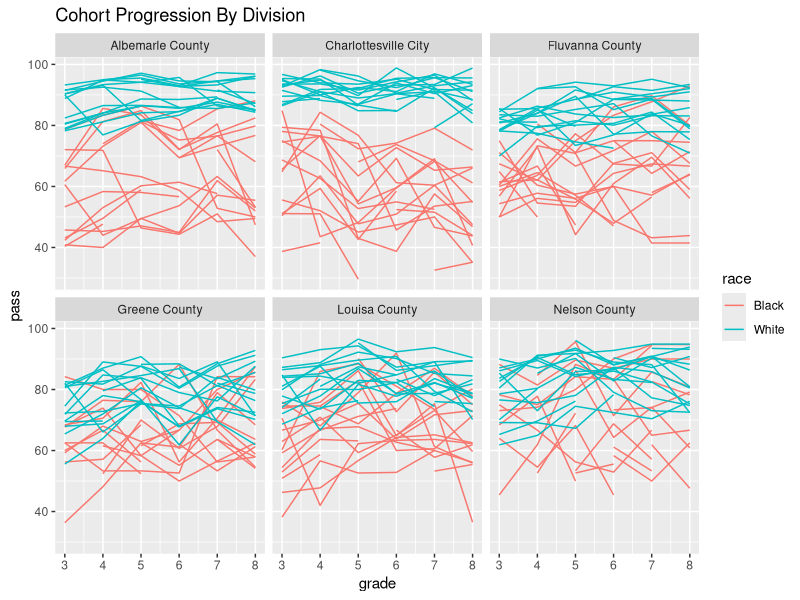
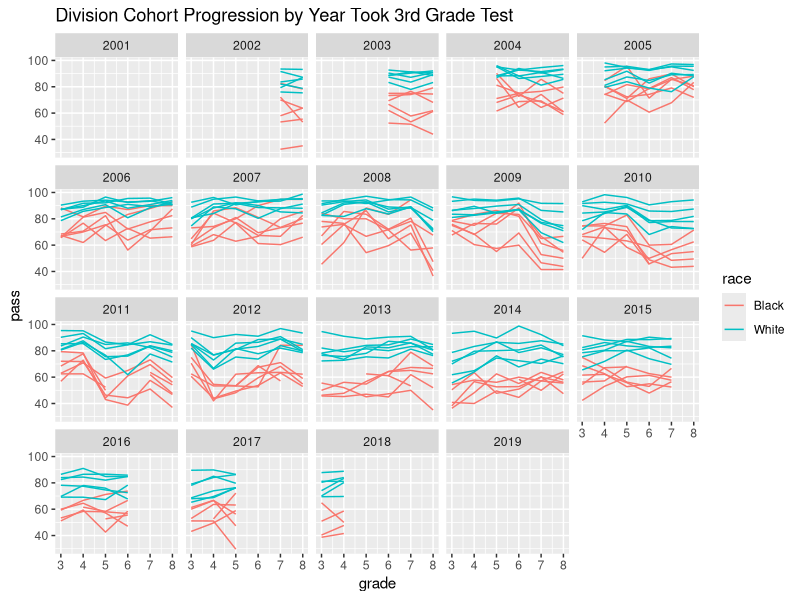
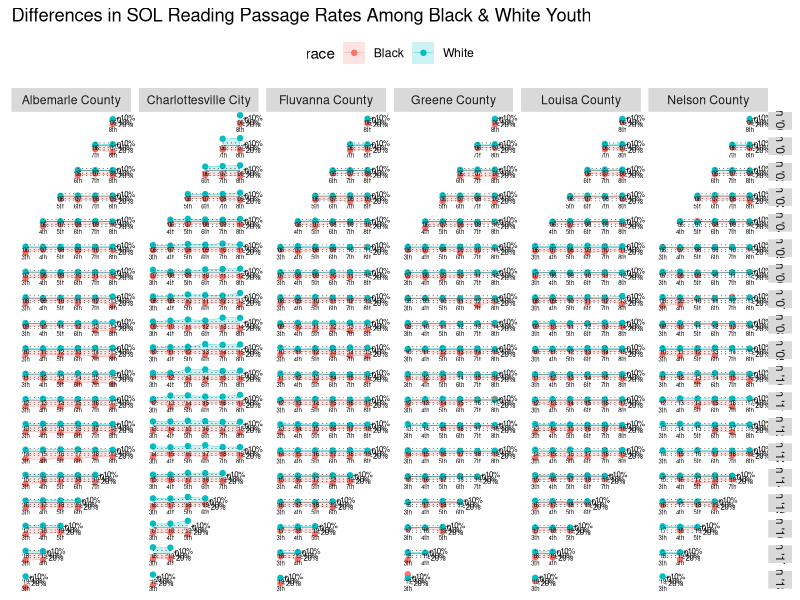
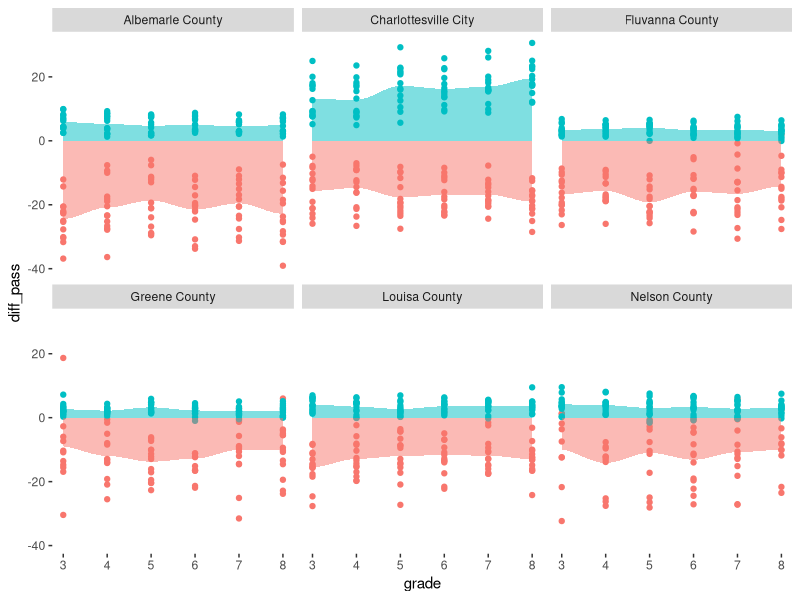
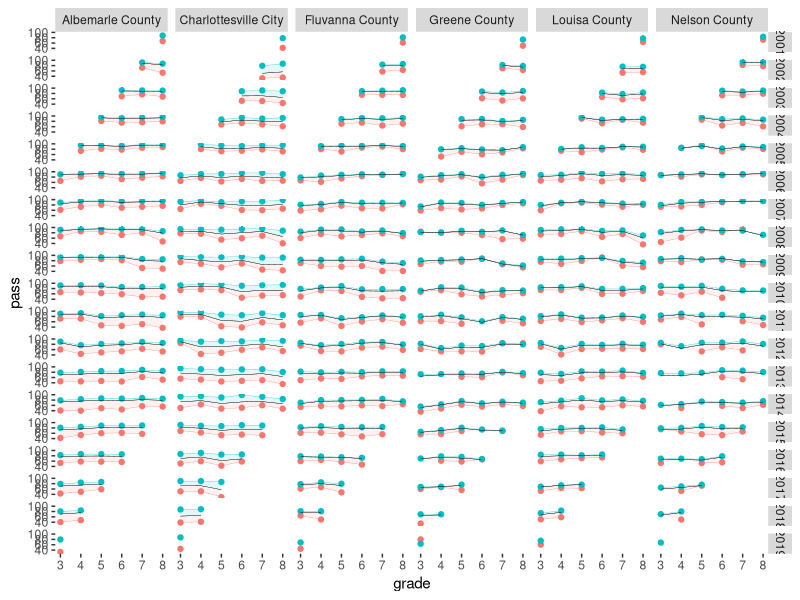
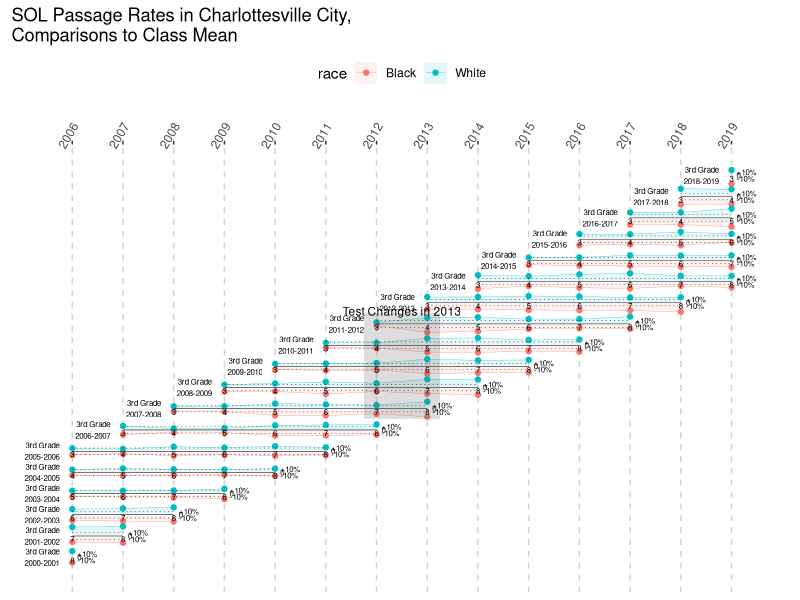
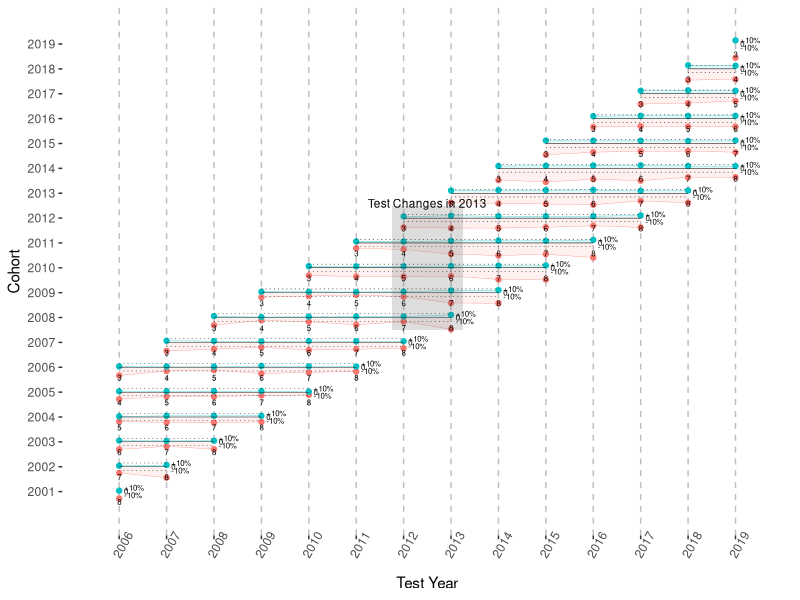

Recreate these plots in R, in order.
library(tidyverse)
library(RColorBrewer) 

# read in data
division <- read_csv("data/division_blackwhite.csv")
names(division) <- tolower(str_replace(names(division), " ", "_"))

division <- division %>% 
  mutate(ayear = as.numeric(str_sub(school_year, 6,9)),
         grade = as.numeric(str_sub(test_level, 7,7)),
         pass_rate = as.numeric(pass_rate),
         total_count = as.numeric(total_count),
         race = recode(race, "Black, not of Hispanic origin" = "Black",
                       "White, not of Hispanic origin" = "White"))


division_allraces <- read_csv("data/dvision_allraces.csv")
names(division_allraces) <- tolower(str_replace(names(division_allraces), " ", "_"))

division_allraces <- division_allraces %>% 
  mutate(ayear = as.numeric(str_sub(school_year, 6,9)),
         grade = as.numeric(str_sub(test_level, 7,7)))


# Calculate Race Cohorts -------------------------------------------------------
# This dataset puts the in wide format so they are easy to see. 

view_cohorts<-
division %>%
  select(division_name, race, grade, total = total_count, pass = pass_rate, ayear ) %>%
  arrange(division_name, race, grade, ayear) %>%
  mutate(min_grade = min(grade), 
         years_from_start = grade - min_grade,
         cohort = ayear - years_from_start) %>%           # Their cohort year is the year they ended 3rd grade
  arrange(division_name, race, cohort, grade, ayear) %>%
  select(-ayear, -total, -years_from_start) %>%
  spread(grade, pass ) %>%
  arrange(division_name, race, cohort)

View(view_cohorts)

race_cohorts <-
division %>%
  select(division_name, race, grade, total = total_count, pass = pass_rate, ayear ) %>%
  arrange(division_name, race, grade, ayear) %>%
  mutate(min_grade = min(grade), 
         years_from_start = grade - min_grade,
         cohort = ayear - years_from_start) %>%
  arrange(division_name, race, cohort, grade, ayear) %>%
  mutate(race_cohort = paste0(race,"_",cohort),
         race_division = paste0(race, "_", division_name),
         race_division_cohort = paste0(race, "_", division_name, "_", cohort))


ggplot(race_cohorts, aes(x = grade, y = pass, color = race, group = race_cohort)) +
  geom_line() +
  facet_wrap(~division_name) +
  ggtitle("Cohort Progression By Division")


ggplot(race_cohorts, aes(x = grade, y = pass, color = race, group = race_division)) +
  geom_line() +
  facet_wrap(~cohort) +
  ggtitle("Division Cohort Progression by Year Took 3rd Grade Test")



# Calculate Average Cohorts -----------------------------------------------

division_allraces %>%
  select(division_name,  grade, total = total_count, pass = pass_rate, ayear ) %>%
  arrange(division_name, grade, ayear) %>%
  mutate(min_grade = min(grade), 
         years_from_start = grade - min_grade,
         cohort = ayear - years_from_start) %>%           # Their cohort year is the year they ended 3rd grade
  arrange(division_name, cohort, grade, ayear) %>%
  select(-ayear, -total, -years_from_start) %>%
  spread(grade, pass ) %>%
  arrange(division_name,  cohort)

View(view_cohorts)

average_cohorts <-
  division_allraces %>%
  select(division_name,  grade, overall_total = total_count, avg_pass = pass_rate, ayear ) %>%
  arrange(division_name, grade, ayear) %>%
  mutate(min_grade = min(grade), 
         years_from_start = grade - min_grade,
         cohort = ayear - years_from_start) %>%           # Their cohort year is the year they ended 3rd grade
  arrange(division_name, cohort, grade, ayear)  %>%
  mutate(division_cohort = paste0( division_name, "_", cohort))

# Maybe a mean-adjusted Gap? ---------------------------------------------------------
cohorts <- 
  race_cohorts  %>%
  left_join(average_cohorts) %>%
  mutate(diff_pass = pass - avg_pass) %>%
  mutate(
         cohort_label = paste0("3rd in ", paste0( "'", substr(cohort -1, 3,4), "-'", substr(cohort, 3,4)))
         )

# View(cohorts)

p <-
ggplot(data = cohorts, 
       aes(x = grade, y = diff_pass,  group = race_division_cohort) ) +
  geom_point(aes( color = race)) +
  geom_line(aes(color = race), size = .1) + 
  geom_line(aes(x = grade, y = 0), size = .1, color = "black", inherit.aes= FALSE) + 
  geom_area( aes(fill=race), alpha=0.2) +
 # scale_y_continuous(limits = c(2000.2, 2019.5), breaks = seq(2001, 2019, 1) ) +
  scale_x_continuous(limits = c(2.5, 8.75), breaks = seq(3, 8, 1) ) +
  facet_grid(cohort_label ~division_name) +
#  theme_void() +
  theme(
    legend.position = "top",
    panel.background = element_rect(fill = "white"),
  #  panel.grid.major.x = element_line(linetype = "dashed", color = "grey"),
  #  axis.text.x = element_text(angle = 60)
  axis.line = element_blank(),
  axis.text = element_blank(),
  axis.title = element_blank(),
  axis.ticks = element_blank()
  
  ) +
  geom_line(data = cohorts, aes(x = grade, y =  - 10, group = race_division_cohort ),
            size = .1, 
            color = "black",
            linetype = "dotted",
            inherit.aes= FALSE
  ) +
  geom_line(data = cohorts, aes(x = grade, y =   10, group = race_division_cohort ),
            size = .1, 
            color = "black",
            linetype = "dotted",
            inherit.aes= FALSE
  ) +
  
  geom_line(data = cohorts, aes(x = grade, y =   -20, group = race_division_cohort ),
            size = .1, 
            color = "black",
            linetype = "dotted",
            inherit.aes= FALSE
  ) +
  geom_text(data = cohorts %>% arrange(division_name, cohort, desc(grade)) %>% 
              group_by(division_name, cohort) %>% 
              slice(1), aes(x = grade + .15, y = -10, label = "-10%") , 
            size = 2, 
            hjust = 0,
            inherit.aes= FALSE
  ) +
  geom_text(data = cohorts %>% arrange(division_name, cohort, desc(grade)) %>% 
              group_by(division_name, cohort) %>% 
              slice(1), aes(x = grade + .15, y = 10, label = "+10%") , size = 2, hjust = 0,
            inherit.aes= FALSE
  ) +
  geom_text(data = cohorts %>% arrange(division_name, cohort, desc(grade)) %>% 
              group_by(division_name, cohort) %>% 
              slice(1), aes(x = grade + .15, y = -20, label = "-20%") , size = 2, hjust = 0,
            inherit.aes= FALSE
  ) +
  geom_text(data = cohorts %>% arrange(division_name, cohort, desc(grade)) %>% 
              group_by(division_name, cohort) %>% 
              slice(1), aes(x = grade + .25, y = 0, label = "0") , size = 2, hjust = 0,
            inherit.aes= FALSE
  ) +
  geom_text(data = cohorts %>% filter(race == "White") %>% mutate(label = paste0( "'",substr(ayear, 3,4))), aes(x = grade, y = -.15, label = label) , size = 1.5, hjust = .5, vjust = 1,
            inherit.aes= FALSE
  ) +
  
  geom_text(data = cohorts %>% filter(race == "White") %>% mutate(label = paste0( grade, "th")), aes(x = grade, y = -31, label = label) , size = 1.5, hjust = .5, vjust = 1,
            inherit.aes= FALSE
  ) +
  
  geom_segment(data = cohorts %>% filter(race == "White"), aes(x = grade, xend = grade, y = -30, yend = -28), size = .2,
            inherit.aes = FALSE
  ) + coord_cartesian(clip = "off") +
  ggtitle("Differences in SOL Reading Passage Rates Among Black & White Youth")

jpeg(filename = "outputs/plots_sdp/area_plot.jpg", height = 82*72/1, width = 40*72/1, units = 'px', res = 300)

## The Plot ##
p   

## Include the annotations ##
# grid.text(
#   "Abbreviations: PA- Prior Authorization; ETE- Ending the HIV Epidemic; TDF/FTC- tenofovir disoproxil fumarate/emtricitabine; TAF/FTC- tenofovir alafenamide/emtricitabine",
#   x = 0.99,
#   y = 0.01,
#   gp = gpar(
#     fontsize = 10,
#     fontface = 3
#   ),
#   just = c("right", "bottom")
# )

dev.off()



# Maybe a Smoothed Gap? ---------------------------------------------------------
cohorts <- 
  race_cohorts  %>%
  left_join(average_cohorts) %>%
  mutate(diff_pass = pass - avg_pass)

View(cohorts)

p <-
  ggplot(data = filter(cohorts, 
                       cohort > 2000
                       #  cohort > 2005, 
                       #  cohort < 2015
  ), 
  aes(x = grade, y = diff_pass) ) +
  geom_point(aes( color = race)) +
  geom_line(aes(group = race_division_cohort ), size = .01)+
  stat_smooth(
    aes(fill = race),
    geom = 'area', method = 'loess', span = 1/3,
    alpha = 1/2 ) + 
  facet_wrap(~division_name)  +
  theme(
    legend.position = "none",
    panel.background = element_blank()
  )

jpeg(filename = "outputs/plots_sdp/snoothed_area_plot.jpg", height = 40*72/1, width = 40*72/1, units = 'px', res = 300)

## The Plot ##
p   

## Include the annotations ##
# grid.text(
#   "Abbreviations: PA- Prior Authorization; ETE- Ending the HIV Epidemic; TDF/FTC- tenofovir disoproxil fumarate/emtricitabine; TAF/FTC- tenofovir alafenamide/emtricitabine",
#   x = 0.99,
#   y = 0.01,
#   gp = gpar(
#     fontsize = 10,
#     fontface = 3
#   ),
#   just = c("right", "bottom")
# )

dev.off()



# What if the gap were not based on 0 -------------------------------------

cohorts <- 
  race_cohorts  %>%
  left_join(average_cohorts) %>%
  mutate(diff_pass = pass - avg_pass,
         pass_2 = case_when(
           is.na(pass) ~ avg_pass,
        #   pass == 0 ~ avg_pass,
           TRUE ~ pass
         ),
         grade_2 = case_when(
           is.na(pass) ~ grade,
           TRUE ~ grade
         )
  )

# View(cohorts)

p <-
  ggplot(data = filter(cohorts, 
                       cohort > 2000
                       #  cohort > 2005, 
                       #  cohort < 2015
  ), 
  aes(x = grade) ) +
  geom_point(aes(color = race, y = pass)) +
  geom_line(aes(color = race, y = pass,  group = race_division_cohort), size = .1) + 
  geom_line(aes(y = avg_pass,  group = race_division_cohort), size = .1, color = "black") + 
  #geom_segment( aes(color=race, xend = grade, y = avg_pass, yend = pass), alpha=0.4) +
  geom_polygon( data = data.frame(x = 
                              c(cohorts$grade_2, rev(cohorts$grade_2 )), 
                            y = c(cohorts$avg_pass, rev(cohorts$pass_2)), 
                            division_name = c(cohorts$division_name, rev(cohorts$division_name)),
                            race = c(cohorts$race, rev(cohorts$race)), 
                            cohort = c(cohorts$cohort, rev(cohorts$cohort)),
                            group = c(cohorts$race_division_cohort, rev(cohorts$race_division_cohort))
  ),
  aes(x = x, y = y,  group = group, fill = race), inherit.aes = FALSE,
  alpha = .1
  ) +
  # coord_polar() +
  # xlim(1, 8) +
  #ylim(-50, 50) +
  facet_grid(cohort ~ division_name) +
  # theme_void() +
  theme(
    legend.position = "none",
    panel.background = element_blank()
  )

jpeg(filename = "outputs/plots_sdp/area_plot_not_normed.jpg", height = 80*72/1, width = 40*72/1, units = 'px', res = 300)

## The Plot ##
p   

## Include the annotations ##
# grid.text(
#   "Abbreviations: PA- Prior Authorization; ETE- Ending the HIV Epidemic; TDF/FTC- tenofovir disoproxil fumarate/emtricitabine; TAF/FTC- tenofovir alafenamide/emtricitabine",
#   x = 0.99,
#   y = 0.01,
#   gp = gpar(
#     fontsize = 10,
#     fontface = 3
#   ),
#   just = c("right", "bottom")
# )

dev.off()



# Just C City -------------------------------------------------------------
scalefactor = 1.5

cohorts_ccity <- 
  race_cohorts  %>%
  left_join(average_cohorts) %>%
  filter(division_name == "Charlottesville City") %>%
  mutate(diff_pass = pass - avg_pass,
         diff_pass_2 = case_when(
           is.na(pass) ~ 0,
           #   pass == 0 ~ avg_pass,
           TRUE ~ diff_pass
         )
  ) %>%
  mutate(x = ayear,
         y = cohort + (diff_pass_2/100 * scalefactor),
         ymean = cohort)

# View(cohorts)
ccity_polygons <-
data.frame(x = 
             c(cohorts_ccity$x, rev(cohorts_ccity$x )), 
           y = c(cohorts_ccity$ymean, rev(cohorts_ccity$y)), 
           division_name = c(cohorts_ccity$division_name, rev(cohorts_ccity$division_name)),
           race = c(cohorts_ccity$race, rev(cohorts_ccity$race)), 
           cohort = c(cohorts_ccity$cohort, rev(cohorts_ccity$cohort)),
           group = c(cohorts_ccity$race_division_cohort, rev(cohorts_ccity$race_division_cohort))
)

p <-
  ggplot(data = filter(cohorts_ccity, 
                       #  cohort > 2005, 
                       #  cohort < 2015
  ), 
  aes(x = ayear) ) +
  geom_point(aes( y = y, color = race)) +
  geom_line(aes(y = y, group = race_division_cohort, color = race), size = .1) + 
  geom_line(aes(y = ymean, group = race_division_cohort), size = .1, color = "black") + 
  geom_polygon( data = ccity_polygons,
  aes(x = x, y = y,  group = group, fill = race), inherit.aes = FALSE,
  alpha = .1
  )  +
  
  # theme_void() +
 # labs(y = "Started 3rd Grade In", x = "Test Year") +
  annotate("rect", xmin = 2011.75, xmax = 2013.25, ymin = 2007.5, ymax = 2012.5,
           alpha = .2) +
 annotate("text", x = 2012.5, y = 2012.6, label = "Test Changes in 2013", size = 3, hjust = .5) +
 geom_line(data = cohorts_ccity, aes(x = ayear, y = ymean - .1 *scalefactor, group = race_division_cohort ),
           size = .1, 
           color = "black",
           linetype = "dotted"
           ) +
  geom_line(data = cohorts_ccity, aes(x = ayear, y = ymean + .1 *scalefactor, group = race_division_cohort ),
            size = .1, 
            color = "black",
            linetype = "dotted"
  ) +
  geom_text(data = cohorts_ccity %>% arrange(cohort, desc(grade)) %>% 
              group_by(cohort) %>% 
              slice(1), aes(x = ayear + .1, y = cohort - .1*scalefactor, label = "-10%") , size = 2, hjust = 0
            ) +
  geom_text(data = cohorts_ccity %>% arrange(cohort, desc(grade)) %>% 
              group_by(cohort) %>% 
              slice(1), aes(x = ayear + .1, y = cohort + .1*scalefactor, label = "+10%") , size = 2, hjust = 0
  ) +
  geom_text(data = cohorts_ccity %>% arrange(cohort, desc(grade)) %>% 
              group_by(cohort) %>% 
              slice(1), aes(x = ayear + .1, y = cohort, label = "0") , size = 2, hjust = 0
  ) +
  geom_text(data = cohorts_ccity %>% filter(race == "Black"), aes(x = ayear, y = cohort - .01*scalefactor, label = grade) , size = 2, hjust = .5, vjust = 1
  )  +
  geom_text(data = cohorts_ccity %>% arrange(cohort, grade) %>% 
              group_by(cohort) %>% 
              slice(1) %>% mutate(label = paste0("3rd Grade\n ", cohort-1,"-",cohort)), aes(x = ayear - .25, y = cohort, label = label) , size =2, hjust = 1,
  ) +
  coord_cartesian(clip = "off") +
  theme(
    legend.position = "top",
    panel.background = element_rect(fill = "white"),
    panel.grid.major.x = element_line(linetype = "dashed", color = "lightgrey"),
    axis.text.x = element_text(angle = 60),
    axis.line.y = element_blank(),
    axis.ticks.y = element_blank(),
    axis.text.y = element_blank(),
    axis.title = element_blank()
  )  +
  scale_y_continuous(limits = c(2000.3, 2019.5), breaks = seq(2001, 2019, 1) ) +
  scale_x_continuous(limits = c(2005.5, 2019.5), breaks = seq(2006, 2019, 1), position = "top" )  +
  ggtitle("SOL Passage Rates in Charlottesville City,\nComparisons to Class Mean")



jpeg(filename = "outputs/plots_sdp/ccity_timeline_area_plot.jpg", height = 60*72/1, width = 20*72/1, units = 'px', res = 300)

## The Plot ##
p   

## Include the annotations ##
# grid.text(
#   "Abbreviations: PA- Prior Authorization; ETE- Ending the HIV Epidemic; TDF/FTC- tenofovir disoproxil fumarate/emtricitabine; TAF/FTC- tenofovir alafenamide/emtricitabine",
#   x = 0.99,
#   y = 0.01,
#   gp = gpar(
#     fontsize = 10,
#     fontface = 3
#   ),
#   just = c("right", "bottom")
# )

dev.off()


# Just Albemarle -------------------------------------------------------------
scalefactor = 1.5

cohorts_alb <- 
  race_cohorts  %>%
  left_join(average_cohorts) %>%
  filter(division_name == "Albemarle County") %>%
  mutate(diff_pass = pass - avg_pass,
         diff_pass_2 = case_when(
           is.na(pass) ~ 0,
           #   pass == 0 ~ avg_pass,
           TRUE ~ diff_pass
         )
  ) %>%
  mutate(x = ayear,
         y = cohort + (diff_pass_2/100 * scalefactor),
         ymean = cohort)

# View(cohorts)
alb_polygons <-
  data.frame(x = 
               c(cohorts_alb$x, rev(cohorts_alb$x )), 
             y = c(cohorts_alb$ymean, rev(cohorts_alb$y)), 
             division_name = c(cohorts_alb$division_name, rev(cohorts_alb$division_name)),
             race = c(cohorts_alb$race, rev(cohorts_alb$race)), 
             cohort = c(cohorts_alb$cohort, rev(cohorts_alb$cohort)),
             group = c(cohorts_alb$race_division_cohort, rev(cohorts_alb$race_division_cohort))
  )

p <-
  ggplot(data = filter(cohorts_alb, 
                       #  cohort > 2005, 
                       #  cohort < 2015
  ), 
  aes(x = ayear) ) +
  geom_point(aes( y = y, color = race)) +
  geom_line(aes(y = y, group = race_division_cohort, color = race), size = .1) + 
  geom_line(aes(y = ymean, group = race_division_cohort), size = .1, color = "black") + 
  geom_polygon( data = alb_polygons,
                aes(x = x, y = y,  group = group, fill = race), inherit.aes = FALSE,
                alpha = .1
  )  +
  scale_y_continuous(limits = c(2000.2, 2019.5), breaks = seq(2001, 2019, 1) ) +
  scale_x_continuous(limits = c(2005.5, 2019.5), breaks = seq(2006, 2019, 1) ) +
  
  # theme_void() +
  labs(y = "Cohort", x = "Test Year") +
  theme(
    legend.position = "none",
    panel.background = element_rect(fill = "white"),
    panel.grid.major.x = element_line(linetype = "dashed", color = "grey"),
    axis.text.x = element_text(angle = 60)
    
  ) +
  annotate("rect", xmin = 2011.75, xmax = 2013.25, ymin = 2007.5, ymax = 2012.5,
           alpha = .2) +
  annotate("text", x = 2012.5, y = 2012.6, label = "Test Changes in 2013", size = 3, hjust = .5) +
  geom_line(data = cohorts_alb, aes(x = ayear, y = ymean - .1 *scalefactor, group = race_division_cohort ),
            size = .1, 
            color = "black",
            linetype = "dotted"
  ) +
  geom_line(data = cohorts_alb, aes(x = ayear, y = ymean + .1 *scalefactor, group = race_division_cohort ),
            size = .1, 
            color = "black",
            linetype = "dotted"
  ) +
  geom_text(data = cohorts_alb %>% arrange(cohort, desc(grade)) %>% 
              group_by(cohort) %>% 
              slice(1), aes(x = ayear + .1, y = cohort - .1*scalefactor, label = "-10%") , size = 2, hjust = 0
  ) +
  geom_text(data = cohorts_alb %>% arrange(cohort, desc(grade)) %>% 
              group_by(cohort) %>% 
              slice(1), aes(x = ayear + .1, y = cohort + .1*scalefactor, label = "+10%") , size = 2, hjust = 0
  ) +
  geom_text(data = cohorts_alb %>% arrange(cohort, desc(grade)) %>% 
              group_by(cohort) %>% 
              slice(1), aes(x = ayear + .1, y = cohort, label = "0") , size = 2, hjust = 0
  ) +
  geom_text(data = cohorts_alb %>% filter(race == "Black"), aes(x = ayear, y = cohort - .3, label = grade) , size = 2, hjust = .5, vjust = 1
  )



jpeg(filename = "outputs/plots_sdp/alb_timeline_area_plot.jpg", height = 60*72/1, width = 20*72/1, units = 'px', res = 300)

## The Plot ##
p   

## Include the annotations ##
# grid.text(
#   "Abbreviations: PA- Prior Authorization; ETE- Ending the HIV Epidemic; TDF/FTC- tenofovir disoproxil fumarate/emtricitabine; TAF/FTC- tenofovir alafenamide/emtricitabine",
#   x = 0.99,
#   y = 0.01,
#   gp = gpar(
#     fontsize = 10,
#     fontface = 3
#   ),
#   just = c("right", "bottom")
# )

dev.off()


# Potential Waffle Charts -------------------------------------------------

df <-    race_cohorts %>% 
              select(division_name, race, grade, total, pass, ayear, cohort) %>%
              mutate(num_pass = round(pass*total/100))

df[is.na(df)] <- 0

sim_data <-
df %>%
  uncount(total) %>%
  group_by(division_name, race, grade, pass, ayear, cohort, num_pass) %>%
  mutate(id = 1:n(), 
         status = case_when(
           id <= num_pass ~ "pass",
           TRUE ~ "fail"
         )
      ) 
























